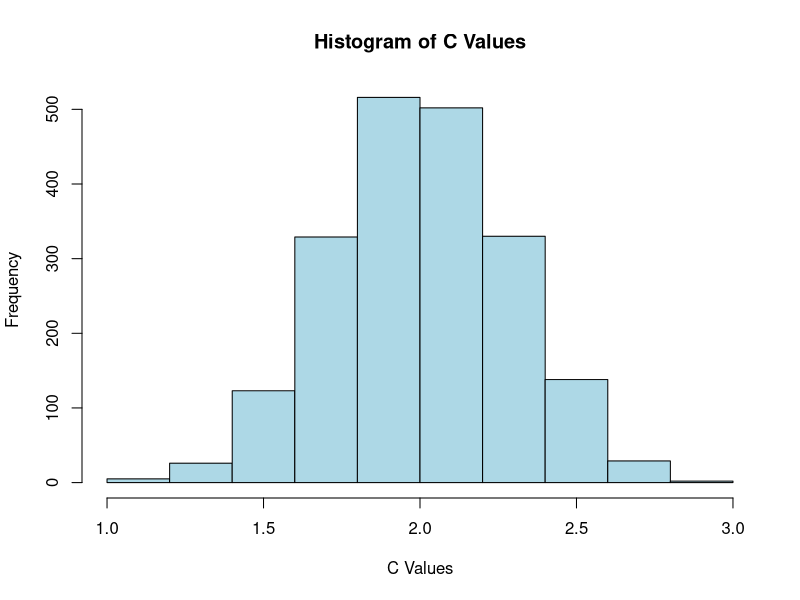

The R script that drew this image:
library(gtools)
library(MASS)

df1 <- read.csv("Body_masses.csv")

df1$Body.mass <- log(df1$Body.mass)

results_df <- data.frame()

num_permutations <- 2000

for (i in 1:num_permutations) {
  
  perms <- sample(df1$Body.mass, length(df1$Body.mass), replace = FALSE)
  
  results_df <- rbind(results_df, data.frame(Permutation = i, Body.mass = perms))
}


calculate_sum_squared_differences <- function(vector) {
  squared_differences <- (vector[-1] - vector[-length(vector)])^2
  sum_squared_differences <- sum(squared_differences)
  mean_value <- mean(vector)
  differences <- vector - mean_value
  sum_of_differences <- sum((differences)^{2})
  c_value <- sum_squared_differences / sum_of_differences
  return(c_value)
}

c_value_df <- data.frame(Result = numeric(0))

for (i in 1:num_permutations) {
  perm_values <- results_df$Body.mass[results_df$Permutation == i]
  result <- calculate_sum_squared_differences(perm_values)
  c_value_df <- rbind(c_value_df, data.frame(Result = result))
}


# fitting a normal distribution to my results
fit <- fitdistr(c_value_df$Result, densfun = "normal")
mean_estimate <- fit$estimate["mean"]
sd_estimate <- fit$estimate["sd"]

#Normal after log transformation
hist(c_value_df$Result, main = "Histogram of C Values", xlab = "C Values", ylab = "Frequency", col = "lightblue", border = "black")


# function that gives us the adjacency matrix from our original edge 
create_adjacency_matrix <- function(edges) {
  # Find the number of nodes, to get the size of our matrix
  nodes <- unique(as.vector(edges))
  num_nodes <- length(nodes)
  
  # Create an empty adjacency matrix
  adj_matrix <- matrix(0, nrow = num_nodes, ncol = num_nodes)
  
  # Recursively populate 
  for (i in 1:nrow(edges)) {
    #we look at the edge matrix and the right column are the from_nodes
    from_node <- edges[i, 1]
    #left columns
    to_node <- edges[i, 2]
    
    if (from_node %in% nodes) {
      #storing the first to_node as the right child, defined as 1
      adj_matrix[from_node, to_node] <- 1 
      #we remove from_node from the list
      nodes <- nodes[nodes != from_node]
    } else {
      #if it appears again then we assign the remaining child to the left, defined as 2
      adj_matrix[from_node, to_node] <- 2  
    }
  }
  
  return(adj_matrix)
}

get_edge_matrix <- function(adj_matrix) {
  num_nodes <- nrow(adj_matrix)
  edge_matrix <- matrix(NA, ncol = 2, nrow = 0)

  # We define what a child would look like in the adj matrix
  find_children <- function(parent, root) {
    children <- which(adj_matrix[parent, ] != 0)
    right_children <- children[adj_matrix[parent, children] == 1]
    left_children <- children[adj_matrix[parent, children] == 2]

    # We add the right children
    for (child in right_children) {
      edge <- c(parent, child)
      edge_matrix <<- rbind(edge_matrix, edge)

      # Recursion
      find_children(child, root)
    }

    # Then, add left children
    for (child in left_children) {
      edge <- c(parent, child)
      edge_matrix <<- rbind(edge_matrix, edge)

      # Recursion
      find_children(child, root)
    }
  }

   #Iterate through nodes to find roots and start find
  for (node in 1:num_nodes) {
    if (sum(adj_matrix[, node] != 0) == 0) {
      # Node is a root
      find_children(node, node)
    }
  }

  return(edge_matrix)
}
